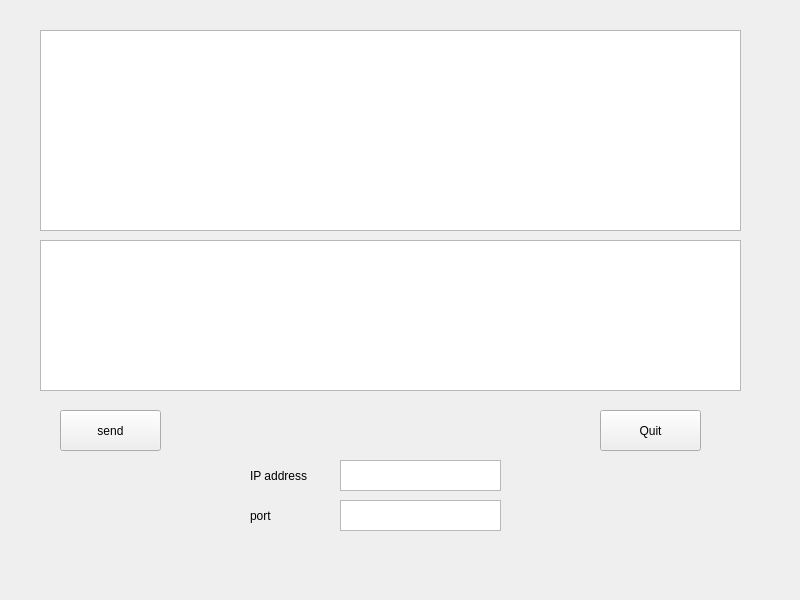
<?xml version="1.0" encoding="UTF-8"?>
<ui version="4.0">
 <class>Widget</class>
 <widget class="QWidget" name="Widget">
  <property name="geometry">
   <rect>
    <x>0</x>
    <y>0</y>
    <width>800</width>
    <height>600</height>
   </rect>
  </property>
  <property name="windowTitle">
   <string>Widget</string>
  </property>
  <widget class="QTextEdit" name="textRecv">
   <property name="geometry">
    <rect>
     <x>40</x>
     <y>30</y>
     <width>701</width>
     <height>201</height>
    </rect>
   </property>
  </widget>
  <widget class="QTextEdit" name="lineSend">
   <property name="geometry">
    <rect>
     <x>40</x>
     <y>240</y>
     <width>701</width>
     <height>151</height>
    </rect>
   </property>
  </widget>
  <widget class="QPushButton" name="but_send">
   <property name="geometry">
    <rect>
     <x>60</x>
     <y>410</y>
     <width>101</width>
     <height>41</height>
    </rect>
   </property>
   <property name="text">
    <string>send</string>
   </property>
  </widget>
  <widget class="QPushButton" name="but_quit">
   <property name="geometry">
    <rect>
     <x>600</x>
     <y>410</y>
     <width>101</width>
     <height>41</height>
    </rect>
   </property>
   <property name="text">
    <string>Quit</string>
   </property>
  </widget>
  <widget class="QLabel" name="leIP_2">
   <property name="geometry">
    <rect>
     <x>250</x>
     <y>460</y>
     <width>81</width>
     <height>31</height>
    </rect>
   </property>
   <property name="text">
    <string>IP address</string>
   </property>
  </widget>
  <widget class="QTextEdit" name="leIP">
   <property name="geometry">
    <rect>
     <x>340</x>
     <y>460</y>
     <width>161</width>
     <height>31</height>
    </rect>
   </property>
  </widget>
  <widget class="QLabel" name="port">
   <property name="geometry">
    <rect>
     <x>250</x>
     <y>500</y>
     <width>41</width>
     <height>31</height>
    </rect>
   </property>
   <property name="text">
    <string>port</string>
   </property>
  </widget>
  <widget class="QTextEdit" name="lePort">
   <property name="geometry">
    <rect>
     <x>340</x>
     <y>500</y>
     <width>161</width>
     <height>31</height>
    </rect>
   </property>
  </widget>
 </widget>
 <resources/>
 <connections/>
</ui>
